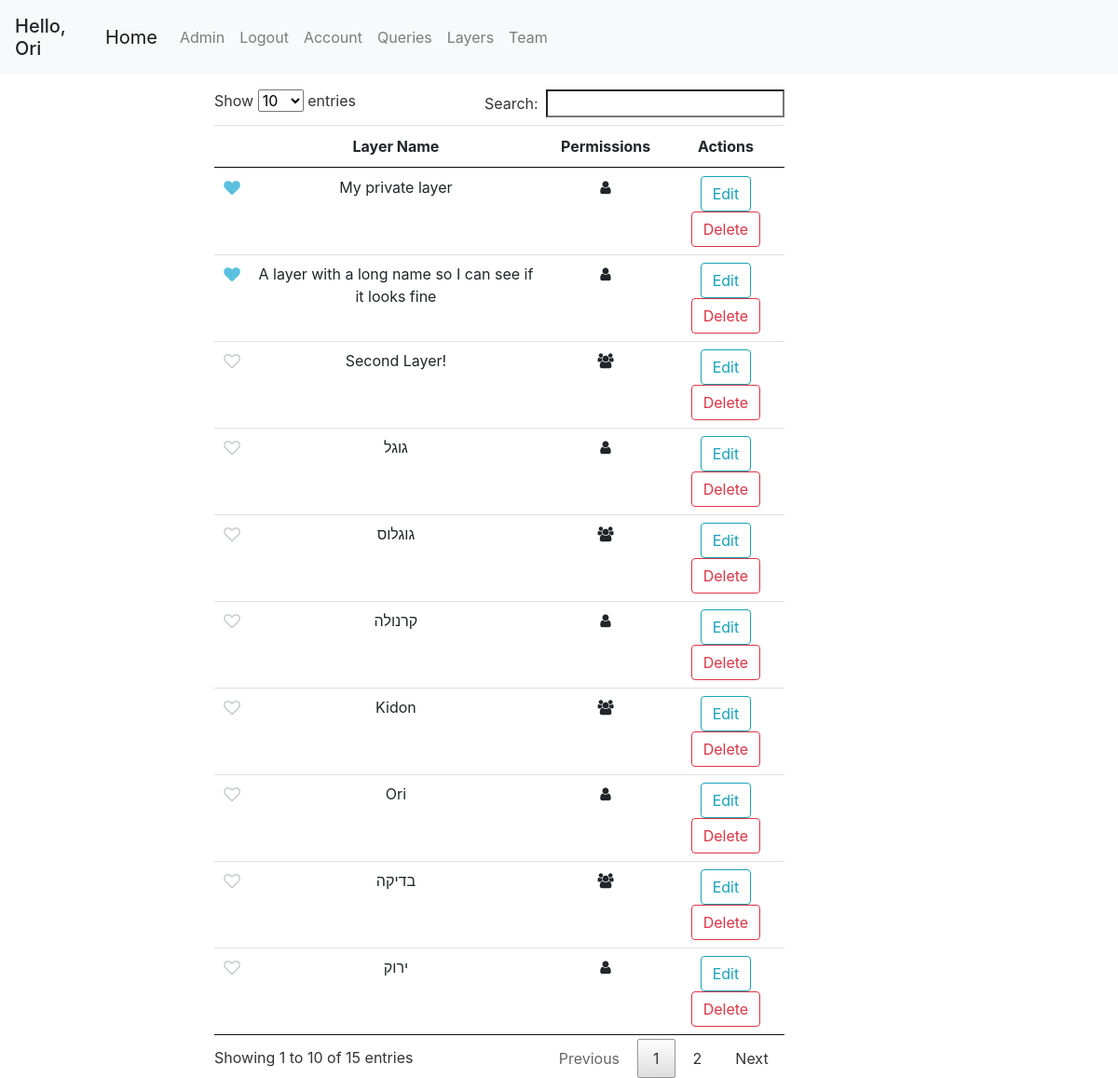
/layers (signed in), run on an earlier commit of the app's database.
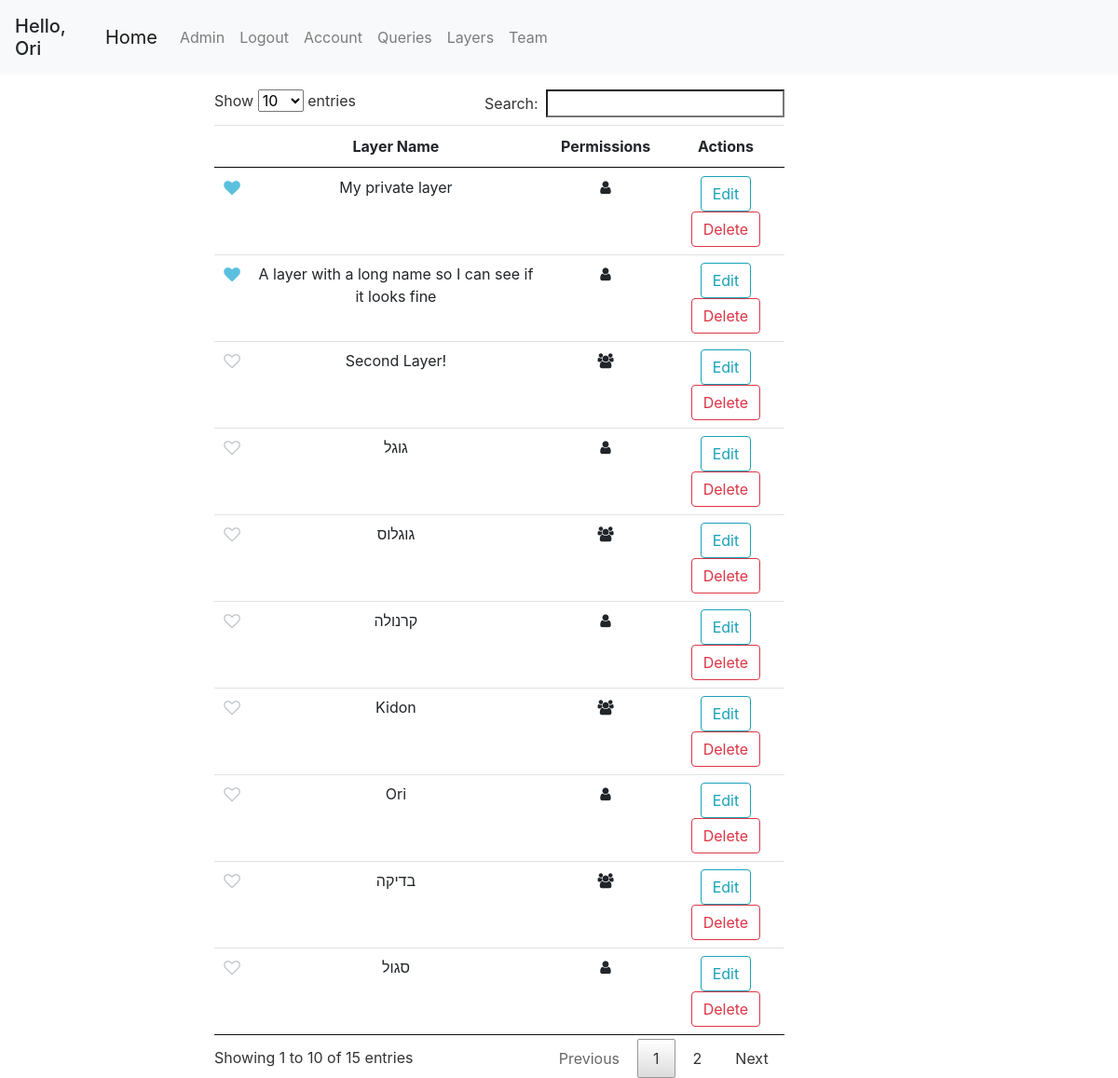
And on a later commit of the database.
### geoportal/models.py (models this page shows, shortened)
class Layer(db.Model):
    id = db.Column(db.Integer, primary_key=True)
    name = db.Column(db.String(100), nullable=False)
    user_id = db.Column(db.Integer, db.ForeignKey('user.id'), nullable=False)
    default_color = db.Column(db.String(20), default='blue')
    only_user = db.Column(db.Boolean, default=True)
    only_team = db.Column(db.Boolean, default=False)
    public = db.Column(db.Boolean, default=False)
    points = db.relationship('Point', backref='layer', lazy=True)
    polygons = db.relationship('Polygon', backref='layer', lazy=True)

### geoportal/mapping/views.py (the view)
@mapping.route('/layers')
@login_required
def get_layers():
    layers = get_allowed_layers()
    return render_template('layers.html', layers=layers, marked_layers=get_favorite_layers())

### geoportal/mapping/utils.py (called while the page is built)
def marked_layers_first(layers):
    return sorted(layers, key=lambda layer: UserMarkedLayer.query.filter(and_(UserMarkedLayer.layer_id == layer.id, UserMarkedLayer.user_id == current_user.id)).first() is not None, reverse=True)

def get_allowed_layers():
    if current_user.is_authenticated:
        layers = Layer.query.all()
        authorized_layers = []
        for layer in layers:
            if (layer.only_team and User.query.get(layer.user_id).team_id == current_user.team_id) or layer.user_id == current_user.id:
                authorized_layers.append(layer)
        layers = authorized_layers
        layers = marked_layers_first(layers)
    else:
        layers = []
    return layers

def get_favorite_layers():
    if current_user.is_authenticated:
        marked_layers = db.session.query(UserMarkedLayer.layer_id).filter_by(user_id=current_user.id).all()
        return [layer[0] for layer in marked_layers]
    return []

### geoportal/models.py (called while the page is built)
@login_manager.user_loader
def load_user(user_id):
    return User.query.get(int(user_id))

    def has_role(self, role_name):
        for role in self.roles:
            if role.name == role_name:
                return True
        return False

### geoportal/templates/layers.html (shortened to what this page needs)
{% extends "base.html" %}
{% block content %}
<div class="col-md-10 mt-3">
    <table id="layers-table" class="table table-hover table-condensed dataTable no-footer">
        <thead style="text-align: center">
            <tr>
                <th></th>
                <th>Layer Name</th>
                <th>Permissions</th>
                <th>Actions</th>
            </tr>
        </thead>
        <tbody style="text-align: center">
        {% for layer in layers %}
            <tr id="{{ layer.id }}">
                <td>
                    <div class="pretty p-icon p-toggle p-plain">
                        <div class="state p-off">
                            <i class="icon fa fa-heart-o "></i>
                        </div>
                        <div class="state p-on p-info-o">
                            <i class="icon fa fa-heart"></i>
                        </div>
                    </div>
                </td>
                <td>{{ layer.name }}</td>
                <td>
                    {% if layer.only_user %}
                    <span data-name="only-user" class="fa fa-user"></span>
                    {% elif layer.only_team %}
                    <span data-name="share-team" class="fa fa-users"></span>
                    {% else %}
                    <span data-name="public" class="fa fa-globe"></span>
                    {% endif %}
                </td>
                <td>
                    <button class="btn btn-outline-info" onclick="editLayer({{ layer.id }})">Edit</button>
                    <button class="btn btn-outline-danger" onclick="deleteLayer({{ layer.id }})">Delete</button>
                </td>
            </tr>
        {% endfor %}
        </tbody>
    </table>
</div>
{% endblock content %}

What changed in the data, as far as the page shows it:
changed Layer: name "ירוק" → "סגול"
